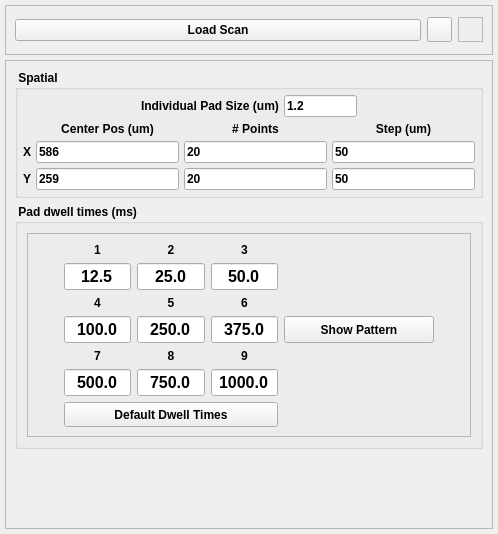
<?xml version="1.0" encoding="UTF-8"?>
<ui version="4.0">
 <class>Form</class>
 <widget class="QWidget" name="Form">
  <property name="geometry">
   <rect>
    <x>0</x>
    <y>0</y>
    <width>498</width>
    <height>534</height>
   </rect>
  </property>
  <property name="minimumSize">
   <size>
    <width>0</width>
    <height>150</height>
   </size>
  </property>
  <property name="focusPolicy">
   <enum>Qt::StrongFocus</enum>
  </property>
  <property name="windowTitle">
   <string>Form</string>
  </property>
  <layout class="QVBoxLayout" name="verticalLayout">
   <property name="spacing">
    <number>5</number>
   </property>
   <property name="leftMargin">
    <number>5</number>
   </property>
   <property name="topMargin">
    <number>5</number>
   </property>
   <property name="rightMargin">
    <number>5</number>
   </property>
   <property name="bottomMargin">
    <number>5</number>
   </property>
   <item>
    <widget class="QFrame" name="loadscan_frame">
     <property name="minimumSize">
      <size>
       <width>0</width>
       <height>50</height>
      </size>
     </property>
     <property name="frameShape">
      <enum>QFrame::StyledPanel</enum>
     </property>
     <property name="frameShadow">
      <enum>QFrame::Sunken</enum>
     </property>
     <layout class="QHBoxLayout" name="horizontalLayout_3">
      <item>
       <widget class="QPushButton" name="loadScanBtn">
        <property name="font">
         <font>
          <weight>75</weight>
          <bold>true</bold>
         </font>
        </property>
        <property name="text">
         <string>Load Scan</string>
        </property>
       </widget>
      </item>
      <item>
       <widget class="QToolButton" name="helpBtn">
        <property name="minimumSize">
         <size>
          <width>25</width>
          <height>25</height>
         </size>
        </property>
        <property name="maximumSize">
         <size>
          <width>25</width>
          <height>25</height>
         </size>
        </property>
        <property name="text">
         <string/>
        </property>
        <property name="icon">
         <iconset resource="../../../../../../icons/icons.qrc">
          <normaloff>:/scan_plugins/helplite.png</normaloff>:/scan_plugins/helplite.png</iconset>
        </property>
        <property name="iconSize">
         <size>
          <width>50</width>
          <height>50</height>
         </size>
        </property>
       </widget>
      </item>
      <item>
       <widget class="QLabel" name="rtclkpic">
        <property name="maximumSize">
         <size>
          <width>25</width>
          <height>25</height>
         </size>
        </property>
        <property name="autoFillBackground">
         <bool>true</bool>
        </property>
        <property name="frameShape">
         <enum>QFrame::StyledPanel</enum>
        </property>
        <property name="text">
         <string/>
        </property>
        <property name="pixmap">
         <pixmap resource="../../../../../../icons/icons.qrc">:/scan_plugins/icons8-mouse-right-click-50.png</pixmap>
        </property>
        <property name="scaledContents">
         <bool>true</bool>
        </property>
        <property name="alignment">
         <set>Qt::AlignRight|Qt::AlignTrailing|Qt::AlignVCenter</set>
        </property>
       </widget>
      </item>
     </layout>
    </widget>
   </item>
   <item>
    <widget class="QFrame" name="frame_2_SCANPLUGIN">
     <property name="maximumSize">
      <size>
       <width>650</width>
       <height>16777215</height>
      </size>
     </property>
     <property name="frameShape">
      <enum>QFrame::StyledPanel</enum>
     </property>
     <property name="frameShadow">
      <enum>QFrame::Raised</enum>
     </property>
     <layout class="QVBoxLayout" name="verticalLayout_5">
      <item>
       <layout class="QHBoxLayout" name="horizontalLayout_2"/>
      </item>
      <item>
       <widget class="QGroupBox" name="groupBox">
        <property name="minimumSize">
         <size>
          <width>0</width>
          <height>120</height>
         </size>
        </property>
        <property name="font">
         <font>
          <weight>75</weight>
          <bold>true</bold>
         </font>
        </property>
        <property name="title">
         <string> Spatial </string>
        </property>
        <layout class="QVBoxLayout" name="verticalLayout_2">
         <property name="spacing">
          <number>5</number>
         </property>
         <property name="leftMargin">
          <number>5</number>
         </property>
         <property name="topMargin">
          <number>5</number>
         </property>
         <property name="rightMargin">
          <number>5</number>
         </property>
         <property name="bottomMargin">
          <number>5</number>
         </property>
         <item>
          <layout class="QHBoxLayout" name="horizontalLayout">
           <item>
            <spacer name="horizontalSpacer_4">
             <property name="orientation">
              <enum>Qt::Horizontal</enum>
             </property>
             <property name="sizeHint" stdset="0">
              <size>
               <width>40</width>
               <height>20</height>
              </size>
             </property>
            </spacer>
           </item>
           <item>
            <widget class="QLabel" name="label">
             <property name="font">
              <font>
               <weight>75</weight>
               <bold>true</bold>
              </font>
             </property>
             <property name="text">
              <string>Individual Pad Size (um)</string>
             </property>
            </widget>
           </item>
           <item>
            <widget class="QLineEdit" name="padSizeFld">
             <property name="maximumSize">
              <size>
               <width>73</width>
               <height>16777215</height>
              </size>
             </property>
             <property name="text">
              <string>1.2</string>
             </property>
            </widget>
           </item>
           <item>
            <spacer name="horizontalSpacer_3">
             <property name="orientation">
              <enum>Qt::Horizontal</enum>
             </property>
             <property name="sizeHint" stdset="0">
              <size>
               <width>40</width>
               <height>20</height>
              </size>
             </property>
            </spacer>
           </item>
          </layout>
         </item>
         <item>
          <layout class="QGridLayout" name="gridLayout_2">
           <item row="0" column="2">
            <widget class="QLabel" name="label_11">
             <property name="font">
              <font>
               <weight>75</weight>
               <bold>true</bold>
              </font>
             </property>
             <property name="text">
              <string># Points</string>
             </property>
             <property name="alignment">
              <set>Qt::AlignCenter</set>
             </property>
            </widget>
           </item>
           <item row="0" column="1">
            <widget class="QLabel" name="label_9">
             <property name="font">
              <font>
               <weight>75</weight>
               <bold>true</bold>
              </font>
             </property>
             <property name="text">
              <string>Center Pos (um)</string>
             </property>
             <property name="alignment">
              <set>Qt::AlignCenter</set>
             </property>
            </widget>
           </item>
           <item row="2" column="2">
            <widget class="QLineEdit" name="npointsYFld">
             <property name="text">
              <string>20</string>
             </property>
            </widget>
           </item>
           <item row="2" column="0">
            <widget class="QLabel" name="label_14">
             <property name="font">
              <font>
               <weight>75</weight>
               <bold>true</bold>
              </font>
             </property>
             <property name="text">
              <string>Y</string>
             </property>
            </widget>
           </item>
           <item row="1" column="3">
            <widget class="QLineEdit" name="stepXFld">
             <property name="text">
              <string>50</string>
             </property>
            </widget>
           </item>
           <item row="1" column="0">
            <widget class="QLabel" name="label_13">
             <property name="font">
              <font>
               <weight>75</weight>
               <bold>true</bold>
              </font>
             </property>
             <property name="text">
              <string>X</string>
             </property>
            </widget>
           </item>
           <item row="1" column="1">
            <widget class="QLineEdit" name="centerXFld">
             <property name="text">
              <string>586</string>
             </property>
            </widget>
           </item>
           <item row="1" column="2">
            <widget class="QLineEdit" name="npointsXFld">
             <property name="text">
              <string>20</string>
             </property>
            </widget>
           </item>
           <item row="2" column="3">
            <widget class="QLineEdit" name="stepYFld">
             <property name="text">
              <string>50</string>
             </property>
            </widget>
           </item>
           <item row="2" column="1">
            <widget class="QLineEdit" name="centerYFld">
             <property name="text">
              <string>259</string>
             </property>
            </widget>
           </item>
           <item row="0" column="3">
            <widget class="QLabel" name="label_12">
             <property name="font">
              <font>
               <weight>75</weight>
               <bold>true</bold>
              </font>
             </property>
             <property name="text">
              <string>Step (um)</string>
             </property>
             <property name="alignment">
              <set>Qt::AlignCenter</set>
             </property>
            </widget>
           </item>
          </layout>
         </item>
        </layout>
       </widget>
      </item>
      <item>
       <widget class="QGroupBox" name="groupBox_2">
        <property name="minimumSize">
         <size>
          <width>0</width>
          <height>181</height>
         </size>
        </property>
        <property name="font">
         <font>
          <weight>75</weight>
          <bold>true</bold>
         </font>
        </property>
        <property name="title">
         <string> Pad dwell times (ms)</string>
        </property>
        <layout class="QVBoxLayout" name="verticalLayout_3">
         <item>
          <widget class="QFrame" name="frame">
           <property name="frameShape">
            <enum>QFrame::StyledPanel</enum>
           </property>
           <property name="frameShadow">
            <enum>QFrame::Raised</enum>
           </property>
           <layout class="QGridLayout" name="gridLayout">
            <item row="5" column="1">
             <widget class="QLineEdit" name="padFld_7">
              <property name="minimumSize">
               <size>
                <width>0</width>
                <height>25</height>
               </size>
              </property>
              <property name="maximumSize">
               <size>
                <width>80</width>
                <height>16777215</height>
               </size>
              </property>
              <property name="font">
               <font>
                <pointsize>12</pointsize>
               </font>
              </property>
              <property name="text">
               <string>500.0</string>
              </property>
              <property name="alignment">
               <set>Qt::AlignCenter</set>
              </property>
             </widget>
            </item>
            <item row="3" column="0">
             <spacer name="horizontalSpacer">
              <property name="orientation">
               <enum>Qt::Horizontal</enum>
              </property>
              <property name="sizeHint" stdset="0">
               <size>
                <width>40</width>
                <height>20</height>
               </size>
              </property>
             </spacer>
            </item>
            <item row="5" column="3">
             <widget class="QLineEdit" name="padFld_9">
              <property name="minimumSize">
               <size>
                <width>0</width>
                <height>25</height>
               </size>
              </property>
              <property name="maximumSize">
               <size>
                <width>80</width>
                <height>16777215</height>
               </size>
              </property>
              <property name="font">
               <font>
                <pointsize>12</pointsize>
               </font>
              </property>
              <property name="text">
               <string>1000.0</string>
              </property>
              <property name="alignment">
               <set>Qt::AlignCenter</set>
              </property>
             </widget>
            </item>
            <item row="5" column="2">
             <widget class="QLineEdit" name="padFld_8">
              <property name="minimumSize">
               <size>
                <width>0</width>
                <height>25</height>
               </size>
              </property>
              <property name="maximumSize">
               <size>
                <width>80</width>
                <height>16777215</height>
               </size>
              </property>
              <property name="font">
               <font>
                <pointsize>12</pointsize>
               </font>
              </property>
              <property name="text">
               <string>750.0</string>
              </property>
              <property name="alignment">
               <set>Qt::AlignCenter</set>
              </property>
             </widget>
            </item>
            <item row="1" column="2">
             <widget class="QLineEdit" name="padFld_2">
              <property name="minimumSize">
               <size>
                <width>0</width>
                <height>25</height>
               </size>
              </property>
              <property name="maximumSize">
               <size>
                <width>80</width>
                <height>16777215</height>
               </size>
              </property>
              <property name="font">
               <font>
                <pointsize>12</pointsize>
               </font>
              </property>
              <property name="text">
               <string>25.0</string>
              </property>
              <property name="alignment">
               <set>Qt::AlignCenter</set>
              </property>
             </widget>
            </item>
            <item row="3" column="4">
             <widget class="QPushButton" name="showPatternBtn">
              <property name="minimumSize">
               <size>
                <width>150</width>
                <height>27</height>
               </size>
              </property>
              <property name="text">
               <string>Show Pattern</string>
              </property>
              <property name="checkable">
               <bool>true</bool>
              </property>
             </widget>
            </item>
            <item row="3" column="2">
             <widget class="QLineEdit" name="padFld_5">
              <property name="minimumSize">
               <size>
                <width>0</width>
                <height>25</height>
               </size>
              </property>
              <property name="maximumSize">
               <size>
                <width>80</width>
                <height>16777215</height>
               </size>
              </property>
              <property name="font">
               <font>
                <pointsize>12</pointsize>
               </font>
              </property>
              <property name="text">
               <string>250.0</string>
              </property>
              <property name="alignment">
               <set>Qt::AlignCenter</set>
              </property>
             </widget>
            </item>
            <item row="1" column="1">
             <widget class="QLineEdit" name="padFld_1">
              <property name="minimumSize">
               <size>
                <width>0</width>
                <height>25</height>
               </size>
              </property>
              <property name="maximumSize">
               <size>
                <width>80</width>
                <height>16777215</height>
               </size>
              </property>
              <property name="font">
               <font>
                <pointsize>12</pointsize>
               </font>
              </property>
              <property name="inputMethodHints">
               <set>Qt::ImhNone</set>
              </property>
              <property name="text">
               <string>12.5</string>
              </property>
              <property name="alignment">
               <set>Qt::AlignCenter</set>
              </property>
             </widget>
            </item>
            <item row="3" column="1">
             <widget class="QLineEdit" name="padFld_4">
              <property name="minimumSize">
               <size>
                <width>0</width>
                <height>25</height>
               </size>
              </property>
              <property name="maximumSize">
               <size>
                <width>80</width>
                <height>16777215</height>
               </size>
              </property>
              <property name="font">
               <font>
                <pointsize>12</pointsize>
               </font>
              </property>
              <property name="text">
               <string>100.0</string>
              </property>
              <property name="alignment">
               <set>Qt::AlignCenter</set>
              </property>
             </widget>
            </item>
            <item row="1" column="3">
             <widget class="QLineEdit" name="padFld_3">
              <property name="minimumSize">
               <size>
                <width>0</width>
                <height>25</height>
               </size>
              </property>
              <property name="maximumSize">
               <size>
                <width>80</width>
                <height>16777215</height>
               </size>
              </property>
              <property name="font">
               <font>
                <pointsize>12</pointsize>
               </font>
              </property>
              <property name="text">
               <string>50.0</string>
              </property>
              <property name="alignment">
               <set>Qt::AlignCenter</set>
              </property>
             </widget>
            </item>
            <item row="3" column="3">
             <widget class="QLineEdit" name="padFld_6">
              <property name="minimumSize">
               <size>
                <width>0</width>
                <height>25</height>
               </size>
              </property>
              <property name="maximumSize">
               <size>
                <width>80</width>
                <height>16777215</height>
               </size>
              </property>
              <property name="font">
               <font>
                <pointsize>12</pointsize>
               </font>
              </property>
              <property name="text">
               <string>375.0</string>
              </property>
              <property name="alignment">
               <set>Qt::AlignCenter</set>
              </property>
             </widget>
            </item>
            <item row="6" column="1" colspan="3">
             <widget class="QPushButton" name="defaultBtn">
              <property name="minimumSize">
               <size>
                <width>0</width>
                <height>25</height>
               </size>
              </property>
              <property name="toolTip">
               <string>Set all pads to use the default dwell times</string>
              </property>
              <property name="text">
               <string>Default Dwell Times</string>
              </property>
             </widget>
            </item>
            <item row="3" column="5">
             <spacer name="horizontalSpacer_2">
              <property name="orientation">
               <enum>Qt::Horizontal</enum>
              </property>
              <property name="sizeHint" stdset="0">
               <size>
                <width>40</width>
                <height>20</height>
               </size>
              </property>
             </spacer>
            </item>
            <item row="0" column="1">
             <widget class="QLabel" name="label_2">
              <property name="text">
               <string>1</string>
              </property>
              <property name="alignment">
               <set>Qt::AlignCenter</set>
              </property>
             </widget>
            </item>
            <item row="0" column="2">
             <widget class="QLabel" name="label_3">
              <property name="text">
               <string>2</string>
              </property>
              <property name="alignment">
               <set>Qt::AlignCenter</set>
              </property>
             </widget>
            </item>
            <item row="0" column="3">
             <widget class="QLabel" name="label_4">
              <property name="text">
               <string>3</string>
              </property>
              <property name="alignment">
               <set>Qt::AlignCenter</set>
              </property>
             </widget>
            </item>
            <item row="2" column="1">
             <widget class="QLabel" name="label_5">
              <property name="text">
               <string>4</string>
              </property>
              <property name="alignment">
               <set>Qt::AlignCenter</set>
              </property>
             </widget>
            </item>
            <item row="2" column="2">
             <widget class="QLabel" name="label_6">
              <property name="text">
               <string>5</string>
              </property>
              <property name="alignment">
               <set>Qt::AlignCenter</set>
              </property>
             </widget>
            </item>
            <item row="2" column="3">
             <widget class="QLabel" name="label_7">
              <property name="text">
               <string>6</string>
              </property>
              <property name="alignment">
               <set>Qt::AlignCenter</set>
              </property>
             </widget>
            </item>
            <item row="4" column="1">
             <widget class="QLabel" name="label_8">
              <property name="text">
               <string>7</string>
              </property>
              <property name="alignment">
               <set>Qt::AlignCenter</set>
              </property>
             </widget>
            </item>
            <item row="4" column="2">
             <widget class="QLabel" name="label_10">
              <property name="text">
               <string>8</string>
              </property>
              <property name="alignment">
               <set>Qt::AlignCenter</set>
              </property>
             </widget>
            </item>
            <item row="4" column="3">
             <widget class="QLabel" name="label_15">
              <property name="text">
               <string>9</string>
              </property>
              <property name="alignment">
               <set>Qt::AlignCenter</set>
              </property>
             </widget>
            </item>
           </layout>
          </widget>
         </item>
        </layout>
       </widget>
      </item>
      <item>
       <spacer name="verticalSpacer_2">
        <property name="orientation">
         <enum>Qt::Vertical</enum>
        </property>
        <property name="sizeHint" stdset="0">
         <size>
          <width>20</width>
          <height>40</height>
         </size>
        </property>
       </spacer>
      </item>
     </layout>
    </widget>
   </item>
  </layout>
 </widget>
 <resources>
  <include location="../../../../../../icons/icons.qrc"/>
 </resources>
 <connections/>
</ui>
